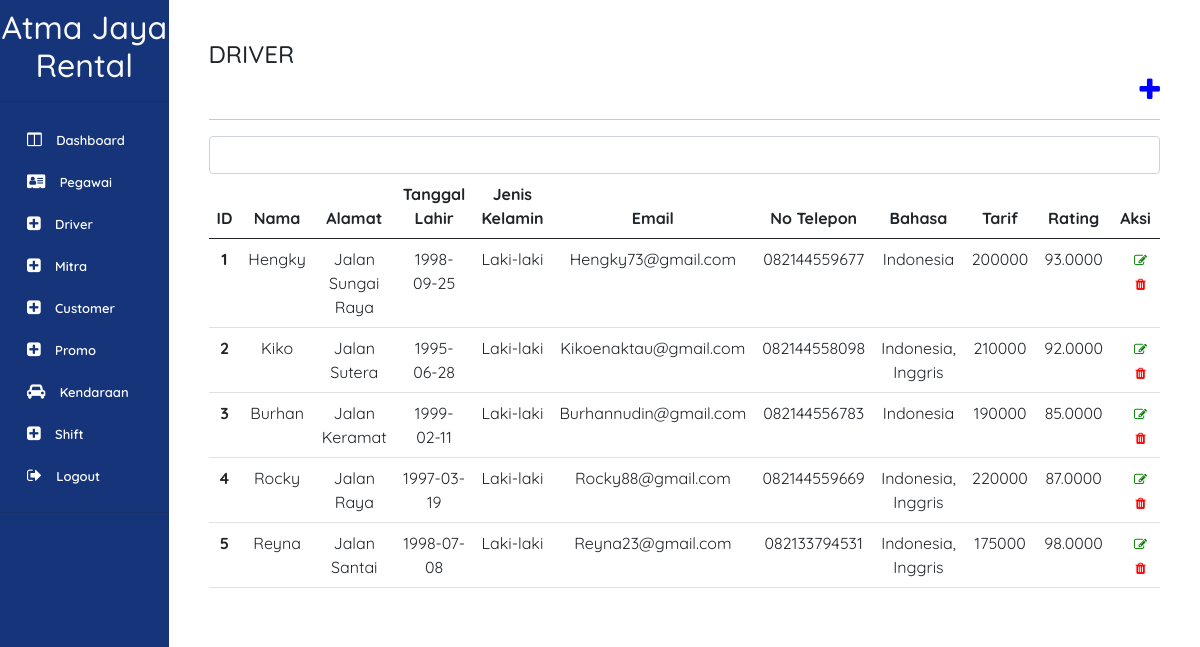
The app's page /page/driver.php (signed in) with its own data.
### tables this page shows
CREATE TABLE `transaksi` (
  `ID_TRANSAKSI` varchar(5) NOT NULL,
  `ID_CUSTOMER` int(3) UNSIGNED ZEROFILL NOT NULL,
  `ID_DRIVER` bigint(3) UNSIGNED ZEROFILL DEFAULT NULL,
  `ID_KENDARAAN` int(7) UNSIGNED ZEROFILL NOT NULL,
  `ID_PROMO` bigint(3) DEFAULT NULL,
  `ID_PEGAWAI` int(5) UNSIGNED ZEROFILL NOT NULL,
  `NO_KTP` char(17) DEFAULT NULL,
  `NO_SIM` char(17) DEFAULT NULL,
  `TANGGAL_SEWA` timestamp NULL DEFAULT NULL,
  `TANGGAL_SELESAI` timestamp NULL DEFAULT NULL,
  `TANGGAL_TRANSAKSI` timestamp NULL DEFAULT NULL,
  `METODE_PEMBAYARAN` varchar(10) DEFAULT NULL,
  `JUMLAH_PEMBAYARAN` float DEFAULT NULL,
  `HARGA_PROMO` float NOT NULL,
  `DENDA_PEMBAYARAN` float NOT NULL,
  `SUB_TOTAL` float NOT NULL,
  `STATUS_TRANSAKSI` varchar(50) NOT NULL,
  `RATING_DRIVER` decimal(3,0) NOT NULL,
  `JENIS_TRANSAKSI` varchar(50) NOT NULL,
  `FORMAT_TRANSAKSI` varchar(5) NOT NULL
);

CREATE TABLE `driver` (
  `ID_DRIVER` bigint(3) UNSIGNED ZEROFILL NOT NULL,
  `NAMA_DRIVER` varchar(100) DEFAULT NULL,
  `ALAMAT_DRIVER` varchar(100) DEFAULT NULL,
  `TANGGAL_LAHIR_DRIVER` date DEFAULT NULL,
  `JENIS_KELAMIN_DRIVER` varchar(100) DEFAULT NULL,
  `EMAIL_DRIVER` varchar(100) DEFAULT NULL,
  `PASSWORD_DRIVER` varchar(150) NOT NULL,
  `NO_TELP_DRIVER` char(15) DEFAULT NULL,
  `BAHASA_DRIVER` varchar(50) DEFAULT NULL,
  `SIM_DRIVER` char(100) DEFAULT NULL,
  `SURAT_NAPZA` varchar(255) NOT NULL,
  `SURAT_KEJIWAAN` varchar(255) NOT NULL,
  `SURAT_JASMANI` varchar(255) NOT NULL,
  `SKCK` varchar(255) NOT NULL,
  `FOTO_DRIVER` varchar(255) DEFAULT NULL,
  `TARIF_DRIVER` float NOT NULL,
  `RATING_RATAAN` decimal(3,0) NOT NULL,
  `STATUS_DRIVER` varchar(20) NOT NULL,
  `NOMOR_DRIVER` varchar(10) NOT NULL
);

### page/driver.php (the view, shortened to what this page needs)
<?php
 include '../component/sidebarAdmin.php'
?>
<!doctype html>
<html lang="en">
  <head>
    <link href="https://cdn.jsdelivr.net/npm/bootstrap@5.0.2/dist/css/bootstrap.min.css" rel="stylesheet">
    <link href="style.css" rel="stylesheet">
    <div class="container p-3 m-4 h-100" style="background-color: #FFFFFF" >
        <h4 >DRIVER</h4>
        <div class="d-grid gap-2">
            <a href="./tambahDriverPage.php?id='.$data[0].'"><i style="color:blue" class="fa fa-plus fa-2x pull-right" ></i></a>
        </div>
        <hr>
            <table class="table">
                <thead>
                    <tr>
                        <th style="text-align:center"scope="col">ID</th>
                        <th style="text-align:center"scope="col">Nama</th>
                        <th style="text-align:center"scope="col">Alamat</th>
                        <th style="text-align:center"scope="col">Tanggal Lahir</th>
                        <th style="text-align:center"scope="col">Jenis Kelamin</th>
                        <th style="text-align:center"scope="col">Email</th>
                        <th style="text-align:center"scope="col">No Telepon</th>
                        <th style="text-align:center"scope="col">Bahasa</th>
                        <th style="text-align:center"scope="col">Tarif</th>
                        <th style="text-align:center"scope="col">Rating</th>
                        <th style="text-align:center"scope="col">Aksi</th>
                    </tr>
                </thead>
                <tbody>
                <form action="./driver.php" method="post">
                    <input type="search" class="form-control" id="nama_driver" name="nama_driver" aria-describedby="emailHelp">
                </form>
                <tbody>
                <?php
                if(isset($_POST['cari'])){
                    include('../db.php');
                    $nama_driver = $_POST['nama_driver'];
                    $query = mysqli_query($con, "SELECT *, AVG(t.rating_driver) FROM driver d JOIN transaksi t ON d.id_driver = t.id_driver GROUP BY d.id_driver WHERE nama_driver LIKE '%$nama_driver%'") or die(mysqli_error($con));
                }else{
                    $query = mysqli_query($con, "SELECT *, AVG(t.rating_driver) FROM driver d JOIN transaksi t ON d.id_driver = t.id_driver GROUP BY d.id_driver") or die(mysqli_error($con));
                }
                    if (mysqli_num_rows($query) == 0) {
                        echo '<tr> <td colspan="7"> Tidak ada data </td> </tr>';
                    }else{
                        $no = 1;
                    while($data = mysqli_fetch_array($query)){
                        echo'
    <tr style="text-align:center">
        <th scope="row">'.$no.'</th>
        <td >'.$data[1].'</td>
        <td>'.$data[2].'</td>
        <td>'.$data[3].'</td>
        <td>'.$data[4].'</td>
        <td>'.$data[5].'</td>
        <td>'.$data[7].'</td>
        <td>'.$data[8].'</td>
        <td>'.$data[15].'</td>
        <td>'.$data[39].'</td>
        <td>
            <a href="./editDriverPage.php?id='.$data[0].'"><i style="color: green" class="fa fa-edit"></i></a>
            <a href="../process/hapusDriverProcess.php?id='.$data[0].'"
                onClick="return confirm ( \'Ingin melakukan aksi ini?\')">
                <i style="color: red" class="fa fa-trash"></i>
            </a>
        </td>
    </tr>';
 $no++;
    }
    }
    ?>
 </tbody>
 </table>
 </div>
 </aside>
</body>
</html>

### style/style.css (style rules this page uses)
* { font-family: 'Quicksand', sans-serif; }

### component/sidebarAdmin.php (style rules this page uses)
* { font-family: "Quicksand", sans-serif; }
a { padding-left: 10px; font-size: 13px; text-decoration: none !important; color: #ffffff !important; }
i { color:white; }

### records on screen
transaksi: ID_DRIVER.NAMA_DRIVER "Hengky", ID_DRIVER.ALAMAT_DRIVER "Jalan Sungai Raya", ID_DRIVER.TANGGAL_LAHIR_DRIVER "1998-09-25", ID_DRIVER.JENIS_KELAMIN_DRIVER "Laki-laki", ID_DRIVER.EMAIL_DRIVER "Hengky73@gmail.com", ID_DRIVER.NO_TELP_DRIVER "082144559677", ID_DRIVER.BAHASA_DRIVER "Indonesia", ID_DRIVER.TARIF_DRIVER "200000", data "93.0000"
transaksi: ID_DRIVER.NAMA_DRIVER "Kiko", ID_DRIVER.ALAMAT_DRIVER "Jalan Sutera", ID_DRIVER.TANGGAL_LAHIR_DRIVER "1995-06-28", ID_DRIVER.JENIS_KELAMIN_DRIVER "Laki-laki", ID_DRIVER.EMAIL_DRIVER "Kikoenaktau@gmail.com", ID_DRIVER.NO_TELP_DRIVER "082144558098", ID_DRIVER.BAHASA_DRIVER "Indonesia, Inggris", ID_DRIVER.TARIF_DRIVER "210000", data "92.0000"
transaksi: ID_DRIVER.NAMA_DRIVER "Burhan", ID_DRIVER.ALAMAT_DRIVER "Jalan Keramat", ID_DRIVER.TANGGAL_LAHIR_DRIVER "1999-02-11", ID_DRIVER.JENIS_KELAMIN_DRIVER "Laki-laki", ID_DRIVER.EMAIL_DRIVER "Burhannudin@gmail.com", ID_DRIVER.NO_TELP_DRIVER "082144556783", ID_DRIVER.BAHASA_DRIVER "Indonesia", ID_DRIVER.TARIF_DRIVER "190000", data "85.0000"
transaksi: ID_DRIVER.NAMA_DRIVER "Rocky", ID_DRIVER.ALAMAT_DRIVER "Jalan Raya", ID_DRIVER.TANGGAL_LAHIR_DRIVER "1997-03-19", ID_DRIVER.JENIS_KELAMIN_DRIVER "Laki-laki", ID_DRIVER.EMAIL_DRIVER "Rocky88@gmail.com", ID_DRIVER.NO_TELP_DRIVER "082144559669", ID_DRIVER.BAHASA_DRIVER "Indonesia, Inggris", ID_DRIVER.TARIF_DRIVER "220000", data "87.0000"
transaksi: ID_DRIVER.NAMA_DRIVER "Reyna", ID_DRIVER.ALAMAT_DRIVER "Jalan Santai", ID_DRIVER.TANGGAL_LAHIR_DRIVER "1998-07-08", ID_DRIVER.JENIS_KELAMIN_DRIVER "Laki-laki", ID_DRIVER.EMAIL_DRIVER "Reyna23@gmail.com", ID_DRIVER.NO_TELP_DRIVER "082133794531", ID_DRIVER.BAHASA_DRIVER "Indonesia, Inggris", ID_DRIVER.TARIF_DRIVER "175000", data "98.0000"
